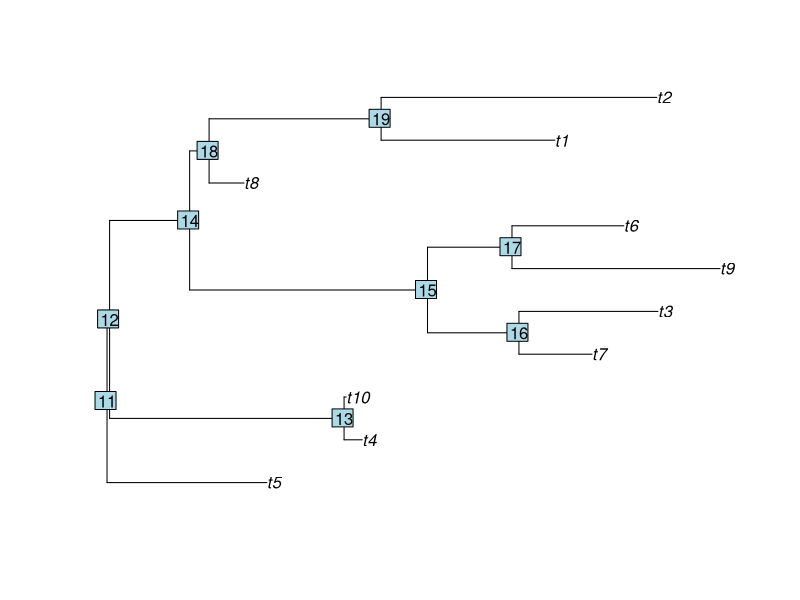
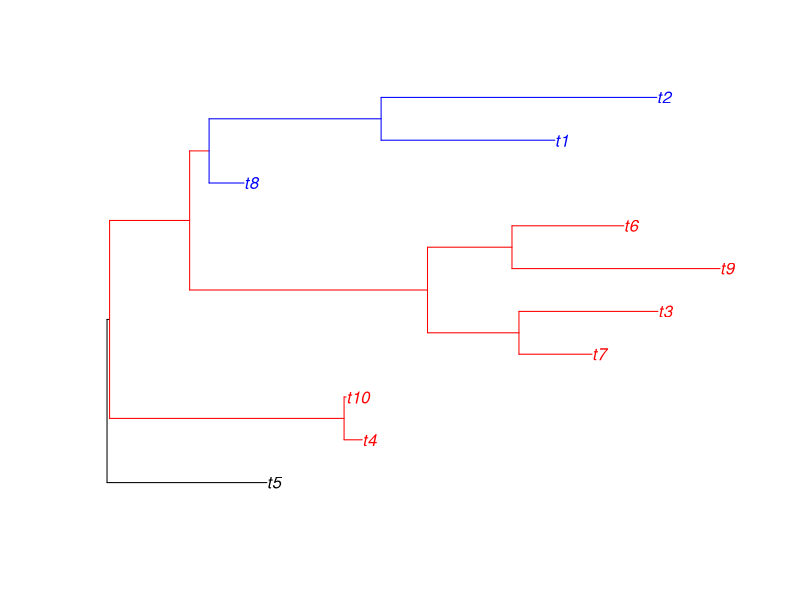

Recreate these plots in R, in order.
library(phangorn)


### Name: cladePar
### Title: Utility function to plot.phylo
### Aliases: cladePar
### Keywords: plot

### ** Examples


tree <- rtree(10)
plot(tree)
nodelabels()
x <- cladePar(tree, 12)
cladePar(tree, 18, "blue", "blue", x=x, plot=TRUE)
